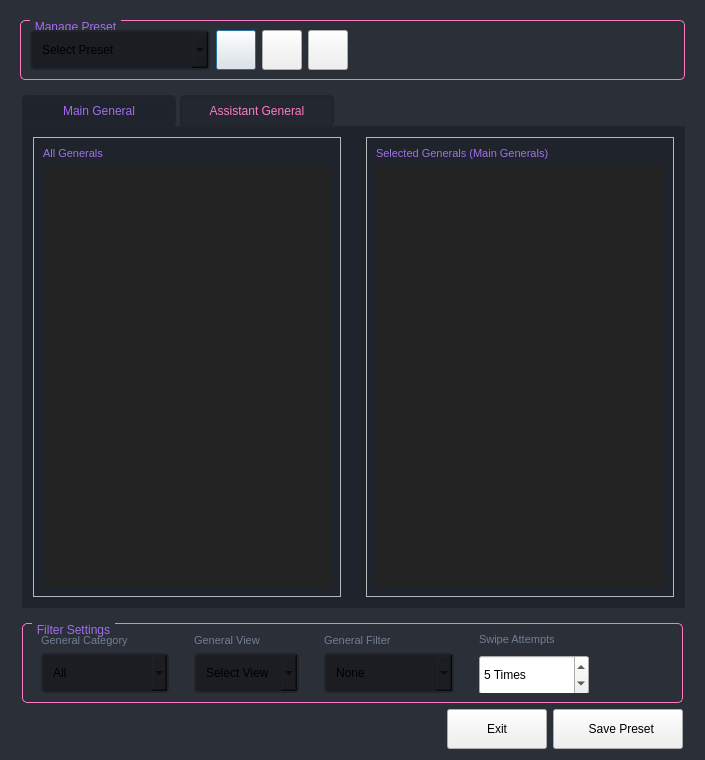
<?xml version="1.0" encoding="UTF-8"?>
<ui version="4.0">
 <class>GeneralsSelectionDialog</class>
 <widget class="QDialog" name="GeneralsSelectionDialog">
  <property name="windowModality">
   <enum>Qt::WindowModality::ApplicationModal</enum>
  </property>
  <property name="geometry">
   <rect>
    <x>0</x>
    <y>0</y>
    <width>705</width>
    <height>760</height>
   </rect>
  </property>
  <property name="minimumSize">
   <size>
    <width>705</width>
    <height>760</height>
   </size>
  </property>
  <property name="windowTitle">
   <string>Manage General Presets</string>
  </property>
  <property name="styleSheet">
   <string notr="true">QDialog{
background-color: rgba(40, 44, 52, 0.9);
}

/* /////////////////////////////////////////////////////////////////////////////////////////////////
QListWidget */
QListWidget {
    background-color: #222; /* Dark base background */
    border: none; /* Remove default border */
    color: #d3d3d3; /* Lighter text color for contrast */
}

QListWidget::item {
    background-color: rgba(40, 44, 52, 0.8); /* Slightly lighter background for items */
    border-bottom: 1px solid rgba(255, 255, 255, 0.15); /* Subtle separator */
    padding: 10px; /* Adjust spacing around text */
}

QListWidget::item:hover {
    background-color: rgba(50, 55, 65, 0.9); /* Highlight on hover */
    border-bottom: 1px solid rgba(255, 255, 255, 0.25); /* Enhanced separator */
}

QListWidget::item:selected {
    background-color:  rgba(40, 44, 52, 0.8); /* Darker background for selected items */
    color: #ffffff; /* White text for better visibility */
}


/* QTabBar */
QTabWidget::pane {
  border: 2px solid rgb(33, 37, 43);
  top:-1px; 
  left:2px;
  background-color: rgba(30, 35, 43, 0.9); 
} 

QTabBar::tab {  
    background-color: rgba(35, 40, 48, 0.9);
    min-width: 150px; 
    min-height:28px;
    padding: 0px  0px; 
    /*color: #aaa;*/
	color: rgb(255, 121, 198);
 	border: 2px solid rgb(33, 37, 43);
    border-radius: 5px;
    margin-left:2px;
    margin-right:2px;
}
QTabBar::tab:selected {  
    color: rgb(161, 110, 235);
    background-color: rgba(30, 35, 43, 0.9); 
    margin-top: 0px;
}
QTabBar::tab:hover {  
    /*color: rgb(161, 110, 235);*/
	color: #aaa;
	background-color: rgb(40, 44, 52);
   /* background-color: rgba(255, 255, 255, 100);*/
    margin-top: 0px;
}





/* /////////////////////////////////////////////////////////////////////////////////////////////////
Tooltip */
QToolTip {
	color: #ffffff;
	background-color: rgba(33, 37, 43, 180);
	border: 1px solid rgb(44, 49, 58);
	background-image: none;
	background-position: left center;
    background-repeat: no-repeat;
	border: none;
	border-left: 2px solid rgb(255, 121, 198);
	text-align: left;
	padding-left: 8px;
	margin: 0px;
}



QLabel { font-size: 11px; color: rgb(113, 126, 149);  }


/* /////////////////////////////////////////////////////////////////////////////////////////////////
ScrollBars */
QScrollBar:horizontal {
    border: none;
    background: rgb(52, 59, 72);
    height: 8px;
    margin: 0px 0px 0px 0px;
	border-radius: 0px;
}
QScrollBar::handle:horizontal {
    background: rgb(189, 147, 249);
    min-width: 25px;
	border-radius: 4px
}
QScrollBar::add-line:horizontal {
    border: none;
    background: rgb(55, 63, 77);
    width: 20px;
	border-top-right-radius: 4px;
    border-bottom-right-radius: 4px;
    subcontrol-position: right;
    subcontrol-origin: margin;
}
QScrollBar::sub-line:horizontal {
    border: none;
    background: rgb(55, 63, 77);
    width: 20px;
	border-top-left-radius: 4px;
    border-bottom-left-radius: 4px;
    subcontrol-position: left;
    subcontrol-origin: margin;
}
QScrollBar::up-arrow:horizontal, QScrollBar::down-arrow:horizontal
{
     background: none;
}
QScrollBar::add-page:horizontal, QScrollBar::sub-page:horizontal
{
     background: none;
}
 QScrollBar:vertical {
	border: none;
    background: rgb(52, 59, 72);
    width: 8px;
    margin: 0px 0px 0px 0px;
	border-radius: 0px;
 }
 QScrollBar::handle:vertical {	
	background: rgb(189, 147, 249);
    min-height: 25px;
	border-radius: 4px
 }
 QScrollBar::add-line:vertical {
     border: none;
    background: rgb(55, 63, 77);
     height: 20px;
	border-bottom-left-radius: 4px;
    border-bottom-right-radius: 4px;
     subcontrol-position: bottom;
     subcontrol-origin: margin;
 }
 QScrollBar::sub-line:vertical {
	border: none;
    background: rgb(55, 63, 77);
     height: 20px;
	border-top-left-radius: 4px;
    border-top-right-radius: 4px;
     subcontrol-position: top;
     subcontrol-origin: margin;
 }
 QScrollBar::up-arrow:vertical, QScrollBar::down-arrow:vertical {
     background: none;
 }

 QScrollBar::add-page:vertical, QScrollBar::sub-page:vertical {
     background: none;
 }

/* /////////////////////////////////////////////////////////////////////////////////////////////////
ComboBox */
QComboBox{
	background-color: rgb(27, 29, 35);
	border-radius: 5px;
	border: 2px solid rgb(33, 37, 43);
	padding: 5px;
	padding-left: 10px;
}
QComboBox:hover{
	border: 2px solid rgb(64, 71, 88);
}
QComboBox::drop-down {
	subcontrol-origin: padding;
	subcontrol-position: top right;
	width: 25px; 
	border-left-width: 3px;
	border-left-color: rgba(39, 44, 54, 150);
	border-left-style: solid;
	border-top-right-radius: 3px;
	border-bottom-right-radius: 3px;	
	background-image: url(:/icons/images/icons/cil-arrow-bottom.png);
	background-position: center;
	background-repeat: no-reperat;
 }
QComboBox QAbstractItemView {
	color: rgb(255, 121, 198);	
	background-color: rgb(33, 37, 43);
	padding: 10px;
	selection-background-color: rgb(39, 44, 54);
}

/* QGroupBox */
QGroupBox { border: 1px solid  rgb(255, 121, 198); border-radius: 5px; margin-top: 0.5em; }
QGroupBox::title { subcontrol-origin: margin; left: 10px; padding: 0 3px 0 3px; }
QGroupBox::title { color: rgb(161, 110, 235); }


</string>
  </property>
  <layout class="QVBoxLayout" name="verticalLayout" stretch="0,15,1,1">
   <item>
    <widget class="QFrame" name="frame">
     <property name="frameShape">
      <enum>QFrame::Shape::NoFrame</enum>
     </property>
     <property name="frameShadow">
      <enum>QFrame::Shadow::Raised</enum>
     </property>
     <layout class="QVBoxLayout" name="verticalLayout_2">
      <item>
       <widget class="QFrame" name="frame_10">
        <property name="frameShape">
         <enum>QFrame::Shape::NoFrame</enum>
        </property>
        <property name="frameShadow">
         <enum>QFrame::Shadow::Raised</enum>
        </property>
        <layout class="QHBoxLayout" name="horizontalLayout_7">
         <property name="leftMargin">
          <number>0</number>
         </property>
         <property name="topMargin">
          <number>0</number>
         </property>
         <property name="rightMargin">
          <number>0</number>
         </property>
         <property name="bottomMargin">
          <number>0</number>
         </property>
         <item>
          <widget class="QGroupBox" name="groupBox">
           <property name="title">
            <string>Manage Preset</string>
           </property>
           <layout class="QHBoxLayout" name="horizontalLayout_8">
            <item alignment="Qt::AlignmentFlag::AlignLeft">
             <widget class="QFrame" name="manage_preset_frame">
              <property name="frameShape">
               <enum>QFrame::Shape::NoFrame</enum>
              </property>
              <property name="frameShadow">
               <enum>QFrame::Shadow::Raised</enum>
              </property>
              <layout class="QHBoxLayout" name="horizontalLayout_6">
               <property name="leftMargin">
                <number>0</number>
               </property>
               <property name="topMargin">
                <number>0</number>
               </property>
               <property name="rightMargin">
                <number>0</number>
               </property>
               <property name="bottomMargin">
                <number>0</number>
               </property>
               <item>
                <widget class="QComboBox" name="preset_combobox">
                 <property name="minimumSize">
                  <size>
                   <width>180</width>
                   <height>40</height>
                  </size>
                 </property>
                 <property name="placeholderText">
                  <string>Select Preset</string>
                 </property>
                </widget>
               </item>
               <item>
                <widget class="QPushButton" name="edit_btn">
                 <property name="minimumSize">
                  <size>
                   <width>40</width>
                   <height>40</height>
                  </size>
                 </property>
                 <property name="maximumSize">
                  <size>
                   <width>40</width>
                   <height>40</height>
                  </size>
                 </property>
                 <property name="text">
                  <string/>
                 </property>
                 <property name="icon">
                  <iconset theme="QIcon::ThemeIcon::MailMessageNew"/>
                 </property>
                </widget>
               </item>
               <item>
                <widget class="QPushButton" name="delete_btn">
                 <property name="minimumSize">
                  <size>
                   <width>40</width>
                   <height>40</height>
                  </size>
                 </property>
                 <property name="maximumSize">
                  <size>
                   <width>40</width>
                   <height>40</height>
                  </size>
                 </property>
                 <property name="text">
                  <string/>
                 </property>
                 <property name="icon">
                  <iconset theme="QIcon::ThemeIcon::EditDelete"/>
                 </property>
                </widget>
               </item>
               <item>
                <widget class="QPushButton" name="add_btn">
                 <property name="minimumSize">
                  <size>
                   <width>40</width>
                   <height>40</height>
                  </size>
                 </property>
                 <property name="maximumSize">
                  <size>
                   <width>40</width>
                   <height>40</height>
                  </size>
                 </property>
                 <property name="text">
                  <string/>
                 </property>
                 <property name="icon">
                  <iconset theme="QIcon::ThemeIcon::ListAdd"/>
                 </property>
                </widget>
               </item>
              </layout>
             </widget>
            </item>
           </layout>
          </widget>
         </item>
        </layout>
       </widget>
      </item>
     </layout>
    </widget>
   </item>
   <item>
    <widget class="QFrame" name="frame_2">
     <property name="frameShape">
      <enum>QFrame::Shape::NoFrame</enum>
     </property>
     <property name="frameShadow">
      <enum>QFrame::Shadow::Raised</enum>
     </property>
     <layout class="QHBoxLayout" name="horizontalLayout">
      <property name="topMargin">
       <number>0</number>
      </property>
      <item>
       <widget class="QTabWidget" name="tabWidget">
        <property name="currentIndex">
         <number>0</number>
        </property>
        <widget class="QWidget" name="tab">
         <attribute name="title">
          <string>Main General</string>
         </attribute>
         <layout class="QVBoxLayout" name="verticalLayout_5" stretch="7">
          <item>
           <widget class="QWidget" name="widget" native="true">
            <layout class="QHBoxLayout" name="horizontalLayout_2">
             <property name="spacing">
              <number>25</number>
             </property>
             <property name="leftMargin">
              <number>0</number>
             </property>
             <property name="topMargin">
              <number>0</number>
             </property>
             <property name="rightMargin">
              <number>0</number>
             </property>
             <property name="bottomMargin">
              <number>0</number>
             </property>
             <item>
              <widget class="QFrame" name="frame_4">
               <property name="frameShape">
                <enum>QFrame::Shape::StyledPanel</enum>
               </property>
               <property name="frameShadow">
                <enum>QFrame::Shadow::Raised</enum>
               </property>
               <layout class="QVBoxLayout" name="verticalLayout_3">
                <item>
                 <widget class="QLabel" name="label_2">
                  <property name="styleSheet">
                   <string notr="true">font: 700 10pt &quot;Segoe UI&quot;;
color: rgb(161, 110, 235);</string>
                  </property>
                  <property name="text">
                   <string>All Generals</string>
                  </property>
                 </widget>
                </item>
                <item>
                 <widget class="QListWidget" name="all_generals_main">
                  <property name="acceptDrops">
                   <bool>true</bool>
                  </property>
                  <property name="frameShape">
                   <enum>QFrame::Shape::Panel</enum>
                  </property>
                  <property name="frameShadow">
                   <enum>QFrame::Shadow::Raised</enum>
                  </property>
                  <property name="editTriggers">
                   <set>QAbstractItemView::EditTrigger::AllEditTriggers</set>
                  </property>
                  <property name="dragEnabled">
                   <bool>false</bool>
                  </property>
                  <property name="dragDropOverwriteMode">
                   <bool>false</bool>
                  </property>
                  <property name="dragDropMode">
                   <enum>QAbstractItemView::DragDropMode::DragDrop</enum>
                  </property>
                  <property name="defaultDropAction">
                   <enum>Qt::DropAction::MoveAction</enum>
                  </property>
                  <property name="textElideMode">
                   <enum>Qt::TextElideMode::ElideRight</enum>
                  </property>
                  <property name="verticalScrollMode">
                   <enum>QAbstractItemView::ScrollMode::ScrollPerPixel</enum>
                  </property>
                  <property name="horizontalScrollMode">
                   <enum>QAbstractItemView::ScrollMode::ScrollPerPixel</enum>
                  </property>
                  <property name="movement">
                   <enum>QListView::Movement::Snap</enum>
                  </property>
                  <property name="flow">
                   <enum>QListView::Flow::TopToBottom</enum>
                  </property>
                  <property name="layoutMode">
                   <enum>QListView::LayoutMode::SinglePass</enum>
                  </property>
                  <property name="spacing">
                   <number>2</number>
                  </property>
                  <property name="viewMode">
                   <enum>QListView::ViewMode::ListMode</enum>
                  </property>
                  <property name="wordWrap">
                   <bool>true</bool>
                  </property>
                  <property name="selectionRectVisible">
                   <bool>false</bool>
                  </property>
                  <property name="sortingEnabled">
                   <bool>true</bool>
                  </property>
                  <property name="item_info" stdset="0">
                   <string/>
                  </property>
                 </widget>
                </item>
               </layout>
              </widget>
             </item>
             <item>
              <widget class="QFrame" name="frame_5">
               <property name="frameShape">
                <enum>QFrame::Shape::StyledPanel</enum>
               </property>
               <property name="frameShadow">
                <enum>QFrame::Shadow::Raised</enum>
               </property>
               <layout class="QVBoxLayout" name="verticalLayout_4">
                <item>
                 <widget class="QLabel" name="label_3">
                  <property name="styleSheet">
                   <string notr="true">font: 700 10pt &quot;Segoe UI&quot;;
color: rgb(161, 110, 235);</string>
                  </property>
                  <property name="text">
                   <string>Selected Generals (Main Generals)</string>
                  </property>
                 </widget>
                </item>
                <item>
                 <widget class="QListWidget" name="selected_generals_main">
                  <property name="acceptDrops">
                   <bool>true</bool>
                  </property>
                  <property name="editTriggers">
                   <set>QAbstractItemView::EditTrigger::AllEditTriggers</set>
                  </property>
                  <property name="dragEnabled">
                   <bool>false</bool>
                  </property>
                  <property name="dragDropOverwriteMode">
                   <bool>false</bool>
                  </property>
                  <property name="dragDropMode">
                   <enum>QAbstractItemView::DragDropMode::DragDrop</enum>
                  </property>
                  <property name="defaultDropAction">
                   <enum>Qt::DropAction::MoveAction</enum>
                  </property>
                  <property name="verticalScrollMode">
                   <enum>QAbstractItemView::ScrollMode::ScrollPerPixel</enum>
                  </property>
                  <property name="horizontalScrollMode">
                   <enum>QAbstractItemView::ScrollMode::ScrollPerPixel</enum>
                  </property>
                  <property name="movement">
                   <enum>QListView::Movement::Snap</enum>
                  </property>
                  <property name="spacing">
                   <number>2</number>
                  </property>
                  <property name="wordWrap">
                   <bool>true</bool>
                  </property>
                  <property name="sortingEnabled">
                   <bool>false</bool>
                  </property>
                  <property name="item_info" stdset="0">
                   <string/>
                  </property>
                 </widget>
                </item>
               </layout>
              </widget>
             </item>
            </layout>
           </widget>
          </item>
         </layout>
        </widget>
        <widget class="QWidget" name="tab_2">
         <attribute name="title">
          <string>Assistant General</string>
         </attribute>
         <layout class="QVBoxLayout" name="verticalLayout_10" stretch="7">
          <item>
           <widget class="QWidget" name="widget_3" native="true">
            <layout class="QHBoxLayout" name="horizontalLayout_4">
             <property name="spacing">
              <number>25</number>
             </property>
             <property name="leftMargin">
              <number>0</number>
             </property>
             <property name="topMargin">
              <number>0</number>
             </property>
             <property name="rightMargin">
              <number>0</number>
             </property>
             <property name="bottomMargin">
              <number>0</number>
             </property>
             <item>
              <widget class="QFrame" name="frame_6">
               <property name="frameShape">
                <enum>QFrame::Shape::StyledPanel</enum>
               </property>
               <property name="frameShadow">
                <enum>QFrame::Shadow::Raised</enum>
               </property>
               <layout class="QVBoxLayout" name="verticalLayout_7">
                <item>
                 <widget class="QLabel" name="label_4">
                  <property name="styleSheet">
                   <string notr="true">font: 700 10pt &quot;Segoe UI&quot;;
color: rgb(161, 110, 235);</string>
                  </property>
                  <property name="text">
                   <string>All Generals</string>
                  </property>
                 </widget>
                </item>
                <item>
                 <widget class="QListWidget" name="all_generals_assistant">
                  <property name="frameShape">
                   <enum>QFrame::Shape::Panel</enum>
                  </property>
                  <property name="frameShadow">
                   <enum>QFrame::Shadow::Raised</enum>
                  </property>
                  <property name="editTriggers">
                   <set>QAbstractItemView::EditTrigger::AllEditTriggers</set>
                  </property>
                  <property name="dragEnabled">
                   <bool>false</bool>
                  </property>
                  <property name="dragDropOverwriteMode">
                   <bool>false</bool>
                  </property>
                  <property name="dragDropMode">
                   <enum>QAbstractItemView::DragDropMode::DragDrop</enum>
                  </property>
                  <property name="defaultDropAction">
                   <enum>Qt::DropAction::MoveAction</enum>
                  </property>
                  <property name="textElideMode">
                   <enum>Qt::TextElideMode::ElideRight</enum>
                  </property>
                  <property name="verticalScrollMode">
                   <enum>QAbstractItemView::ScrollMode::ScrollPerPixel</enum>
                  </property>
                  <property name="horizontalScrollMode">
                   <enum>QAbstractItemView::ScrollMode::ScrollPerPixel</enum>
                  </property>
                  <property name="movement">
                   <enum>QListView::Movement::Snap</enum>
                  </property>
                  <property name="flow">
                   <enum>QListView::Flow::TopToBottom</enum>
                  </property>
                  <property name="layoutMode">
                   <enum>QListView::LayoutMode::SinglePass</enum>
                  </property>
                  <property name="spacing">
                   <number>2</number>
                  </property>
                  <property name="viewMode">
                   <enum>QListView::ViewMode::ListMode</enum>
                  </property>
                  <property name="wordWrap">
                   <bool>true</bool>
                  </property>
                  <property name="selectionRectVisible">
                   <bool>false</bool>
                  </property>
                  <property name="sortingEnabled">
                   <bool>true</bool>
                  </property>
                  <property name="item_info" stdset="0">
                   <string/>
                  </property>
                 </widget>
                </item>
               </layout>
              </widget>
             </item>
             <item>
              <widget class="QFrame" name="frame_7">
               <property name="frameShape">
                <enum>QFrame::Shape::StyledPanel</enum>
               </property>
               <property name="frameShadow">
                <enum>QFrame::Shadow::Raised</enum>
               </property>
               <layout class="QVBoxLayout" name="verticalLayout_8">
                <item>
                 <widget class="QLabel" name="label_5">
                  <property name="styleSheet">
                   <string notr="true">font: 700 10pt &quot;Segoe UI&quot;;
color: rgb(161, 110, 235);</string>
                  </property>
                  <property name="text">
                   <string>Selected Generals (Assistant Generals)</string>
                  </property>
                 </widget>
                </item>
                <item>
                 <widget class="QListWidget" name="selected_generals_assistant">
                  <property name="editTriggers">
                   <set>QAbstractItemView::EditTrigger::AllEditTriggers</set>
                  </property>
                  <property name="dragDropMode">
                   <enum>QAbstractItemView::DragDropMode::DragDrop</enum>
                  </property>
                  <property name="defaultDropAction">
                   <enum>Qt::DropAction::MoveAction</enum>
                  </property>
                  <property name="verticalScrollMode">
                   <enum>QAbstractItemView::ScrollMode::ScrollPerPixel</enum>
                  </property>
                  <property name="horizontalScrollMode">
                   <enum>QAbstractItemView::ScrollMode::ScrollPerPixel</enum>
                  </property>
                  <property name="movement">
                   <enum>QListView::Movement::Snap</enum>
                  </property>
                  <property name="spacing">
                   <number>2</number>
                  </property>
                  <property name="wordWrap">
                   <bool>true</bool>
                  </property>
                  <property name="sortingEnabled">
                   <bool>false</bool>
                  </property>
                  <property name="item_info" stdset="0">
                   <string/>
                  </property>
                 </widget>
                </item>
               </layout>
              </widget>
             </item>
            </layout>
           </widget>
          </item>
         </layout>
        </widget>
       </widget>
      </item>
     </layout>
    </widget>
   </item>
   <item>
    <widget class="QFrame" name="frame_8">
     <property name="frameShape">
      <enum>QFrame::Shape::NoFrame</enum>
     </property>
     <property name="frameShadow">
      <enum>QFrame::Shadow::Raised</enum>
     </property>
     <layout class="QVBoxLayout" name="verticalLayout_16">
      <property name="leftMargin">
       <number>11</number>
      </property>
      <property name="topMargin">
       <number>0</number>
      </property>
      <property name="rightMargin">
       <number>11</number>
      </property>
      <property name="bottomMargin">
       <number>0</number>
      </property>
      <item>
       <widget class="QGroupBox" name="groupBox_3">
        <property name="title">
         <string>Filter Settings</string>
        </property>
        <layout class="QVBoxLayout" name="verticalLayout_6">
         <item alignment="Qt::AlignmentFlag::AlignLeft">
          <widget class="QFrame" name="frame_9">
           <property name="frameShape">
            <enum>QFrame::Shape::NoFrame</enum>
           </property>
           <property name="frameShadow">
            <enum>QFrame::Shadow::Raised</enum>
           </property>
           <layout class="QHBoxLayout" name="horizontalLayout_5">
            <property name="spacing">
             <number>7</number>
            </property>
            <property name="leftMargin">
             <number>0</number>
            </property>
            <property name="topMargin">
             <number>0</number>
            </property>
            <property name="rightMargin">
             <number>0</number>
            </property>
            <property name="bottomMargin">
             <number>0</number>
            </property>
            <item>
             <widget class="QWidget" name="widget_7" native="true">
              <layout class="QVBoxLayout" name="verticalLayout_14">
               <property name="topMargin">
                <number>0</number>
               </property>
               <property name="bottomMargin">
                <number>0</number>
               </property>
               <item>
                <widget class="QLabel" name="label_9">
                 <property name="text">
                  <string>General Category</string>
                 </property>
                </widget>
               </item>
               <item>
                <widget class="QComboBox" name="category_combobox">
                 <property name="minimumSize">
                  <size>
                   <width>0</width>
                   <height>40</height>
                  </size>
                 </property>
                 <property name="maximumSize">
                  <size>
                   <width>160</width>
                   <height>16777215</height>
                  </size>
                 </property>
                 <property name="currentIndex">
                  <number>0</number>
                 </property>
                 <property name="placeholderText">
                  <string>Select Category</string>
                 </property>
                 <item>
                  <property name="text">
                   <string>All</string>
                  </property>
                 </item>
                 <item>
                  <property name="text">
                   <string>Military</string>
                  </property>
                 </item>
                 <item>
                  <property name="text">
                   <string>Development</string>
                  </property>
                 </item>
                 <item>
                  <property name="text">
                   <string>Duty</string>
                  </property>
                 </item>
                 <item>
                  <property name="text">
                   <string>Subordinate City</string>
                  </property>
                 </item>
                </widget>
               </item>
              </layout>
             </widget>
            </item>
            <item>
             <widget class="QWidget" name="widget_4" native="true">
              <layout class="QVBoxLayout" name="verticalLayout_11">
               <property name="topMargin">
                <number>0</number>
               </property>
               <property name="bottomMargin">
                <number>0</number>
               </property>
               <item>
                <widget class="QLabel" name="label_7">
                 <property name="text">
                  <string>General View</string>
                 </property>
                </widget>
               </item>
               <item>
                <widget class="QComboBox" name="view_combobox">
                 <property name="minimumSize">
                  <size>
                   <width>0</width>
                   <height>40</height>
                  </size>
                 </property>
                 <property name="placeholderText">
                  <string>Select View</string>
                 </property>
                 <item>
                  <property name="text">
                   <string>Details View</string>
                  </property>
                 </item>
                 <item>
                  <property name="text">
                   <string>List View</string>
                  </property>
                 </item>
                </widget>
               </item>
              </layout>
             </widget>
            </item>
            <item>
             <widget class="QWidget" name="general_filter_widget" native="true">
              <layout class="QVBoxLayout" name="verticalLayout_12">
               <property name="topMargin">
                <number>0</number>
               </property>
               <property name="bottomMargin">
                <number>0</number>
               </property>
               <item>
                <widget class="QLabel" name="label_8">
                 <property name="text">
                  <string>General Filter</string>
                 </property>
                </widget>
               </item>
               <item>
                <widget class="QCheckComboBox" name="filter_combobox">
                 <property name="minimumSize">
                  <size>
                   <width>130</width>
                   <height>40</height>
                  </size>
                 </property>
                 <property name="currentIndex">
                  <number>-1</number>
                 </property>
                 <property name="placeholderText">
                  <string>None</string>
                 </property>
                 <item>
                  <property name="text">
                   <string>Favorite</string>
                  </property>
                 </item>
                 <item>
                  <property name="text">
                   <string>Idle</string>
                  </property>
                 </item>
                </widget>
               </item>
              </layout>
             </widget>
            </item>
            <item>
             <widget class="QWidget" name="widget_2" native="true">
              <layout class="QVBoxLayout" name="verticalLayout_9">
               <property name="spacing">
                <number>7</number>
               </property>
               <property name="sizeConstraint">
                <enum>QLayout::SizeConstraint::SetDefaultConstraint</enum>
               </property>
               <property name="topMargin">
                <number>0</number>
               </property>
               <property name="bottomMargin">
                <number>0</number>
               </property>
               <item>
                <widget class="QLabel" name="label_6">
                 <property name="text">
                  <string>Swipe Attempts</string>
                 </property>
                </widget>
               </item>
               <item>
                <widget class="QSpinBox" name="swipe_attempts_spinbox">
                 <property name="minimumSize">
                  <size>
                   <width>110</width>
                   <height>40</height>
                  </size>
                 </property>
                 <property name="maximumSize">
                  <size>
                   <width>100</width>
                   <height>35</height>
                  </size>
                 </property>
                 <property name="suffix">
                  <string> Times</string>
                 </property>
                 <property name="maximum">
                  <number>20</number>
                 </property>
                 <property name="value">
                  <number>5</number>
                 </property>
                 <property name="profile_id" stdset="0">
                  <number>0</number>
                 </property>
                </widget>
               </item>
              </layout>
             </widget>
            </item>
           </layout>
          </widget>
         </item>
        </layout>
       </widget>
      </item>
     </layout>
    </widget>
   </item>
   <item alignment="Qt::AlignmentFlag::AlignRight">
    <widget class="QFrame" name="frame_3">
     <property name="frameShape">
      <enum>QFrame::Shape::NoFrame</enum>
     </property>
     <property name="frameShadow">
      <enum>QFrame::Shadow::Raised</enum>
     </property>
     <layout class="QHBoxLayout" name="horizontalLayout_3">
      <property name="leftMargin">
       <number>0</number>
      </property>
      <property name="topMargin">
       <number>0</number>
      </property>
      <property name="rightMargin">
       <number>11</number>
      </property>
      <property name="bottomMargin">
       <number>0</number>
      </property>
      <item alignment="Qt::AlignmentFlag::AlignRight">
       <widget class="QPushButton" name="exit_btn">
        <property name="minimumSize">
         <size>
          <width>100</width>
          <height>40</height>
         </size>
        </property>
        <property name="text">
         <string>Exit</string>
        </property>
       </widget>
      </item>
      <item>
       <widget class="QPushButton" name="save_btn">
        <property name="minimumSize">
         <size>
          <width>130</width>
          <height>40</height>
         </size>
        </property>
        <property name="maximumSize">
         <size>
          <width>16777215</width>
          <height>40</height>
         </size>
        </property>
        <property name="text">
         <string>  Save Preset</string>
        </property>
        <property name="icon">
         <iconset theme="QIcon::ThemeIcon::DocumentSave"/>
        </property>
       </widget>
      </item>
     </layout>
    </widget>
   </item>
  </layout>
 </widget>
 <customwidgets>
  <customwidget>
   <class>QCheckComboBox</class>
   <extends>QComboBox</extends>
   <header>core.custom_widgets.QCheckComboBox</header>
  </customwidget>
 </customwidgets>
 <resources/>
 <connections/>
</ui>
